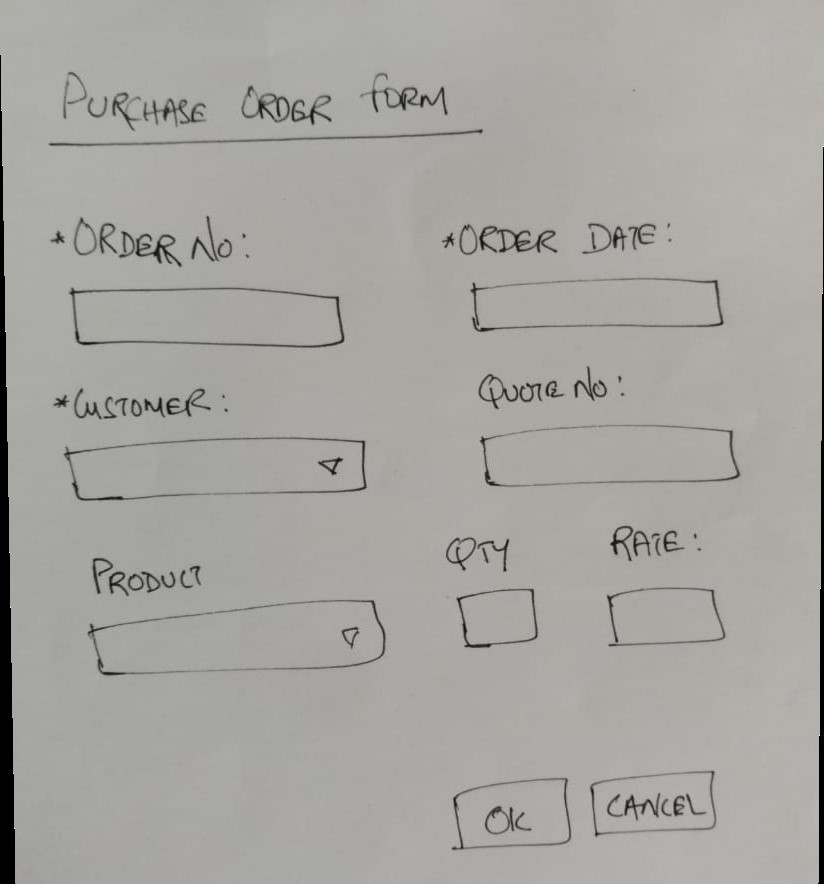
#> input picture mod_img.jpg, 824 x 884 px
$ jupyter execute text_boxes_and_drop_down-1.ipynb   (older library calls are emulated)
#> lines starting #> are read from the running program, lines starting #| are printed output that depends on the picture; after the words box and inside, x2 and y2 are one past the last pixel; in counts of white or black regions, pixels touching at a corner belong together
[cell 1]
import cv2
import numpy as np

[cell 2]
img = cv2.imread("mod_img.jpg")
#> img is the input picture: shape (884, 824, 3); mean B, G, R 160.9, 165.4, 166.8
img3 = np.copy(img)
img2 = img
grey = cv2.cvtColor(img, cv2.COLOR_BGR2GRAY)
grey = cv2.GaussianBlur(grey,(17,17), 0)
th = cv2.adaptiveThreshold(grey,255,cv2.ADAPTIVE_THRESH_GAUSSIAN_C,\
            cv2.THRESH_BINARY,23,2)
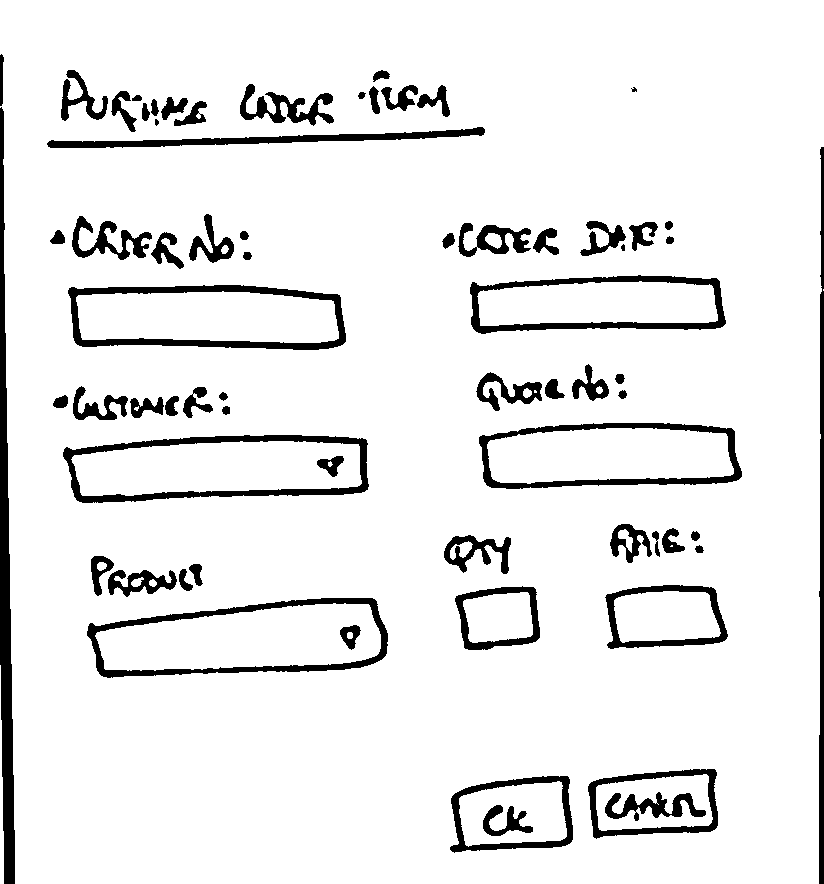
#> th: shape (884, 824); 91.8% white; 68 black regions (1 under 20 px), largest, box (x1, y1, x2, y2) and area: (0, 107, 15, 884) 6196, (63, 435, 369, 503) 4202, (68, 285, 346, 350) 4067
kernel = np.ones((1,5),np.uint8)

th = 255 - th

nlabels, labels, stats, centroids = cv2.connectedComponentsWithStats(th, None, None, None, 4, cv2.CV_32S)
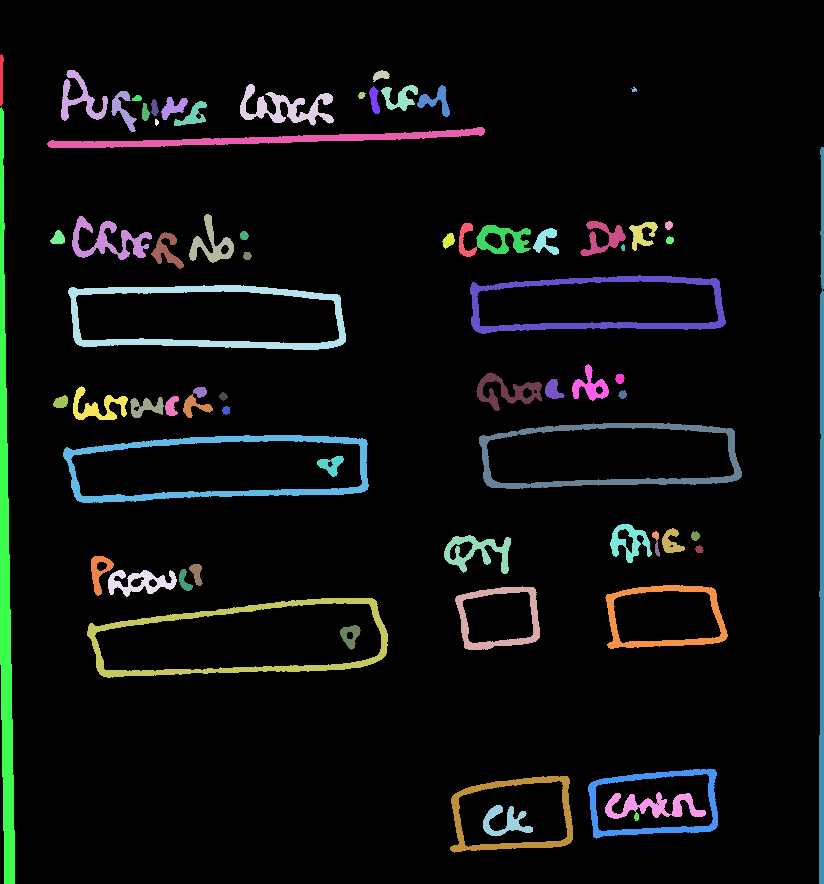
#> labels: shape (884, 824) int32; 75 distinct labels, from 0 to 74; one colour per label, 0 black
#> nlabels = 75; stats = 75 rows, first 6: [0, 0, 824, 884, 668446], [0, 54, 4, 52, 157], [61, 70, 47, 51, 836], [373, 70, 17, 12, 122], [240, 84, 94, 42, 1484], [381, 85, 37, 26, 457]; centroids = 75 pairs, first value 1.05 to 821.4, second value 75.01 to 821.1
areas = stats[1:,cv2.CC_STAT_AREA]
#> areas = 74 values, max 6196 at index 16, min 1 at index 8, mean 810.4
result = np.zeros((labels.shape), np.uint8)
for i in range(0, nlabels - 1):
    if areas[i] >= 210:   #keep
        result[labels == i + 1] = 255
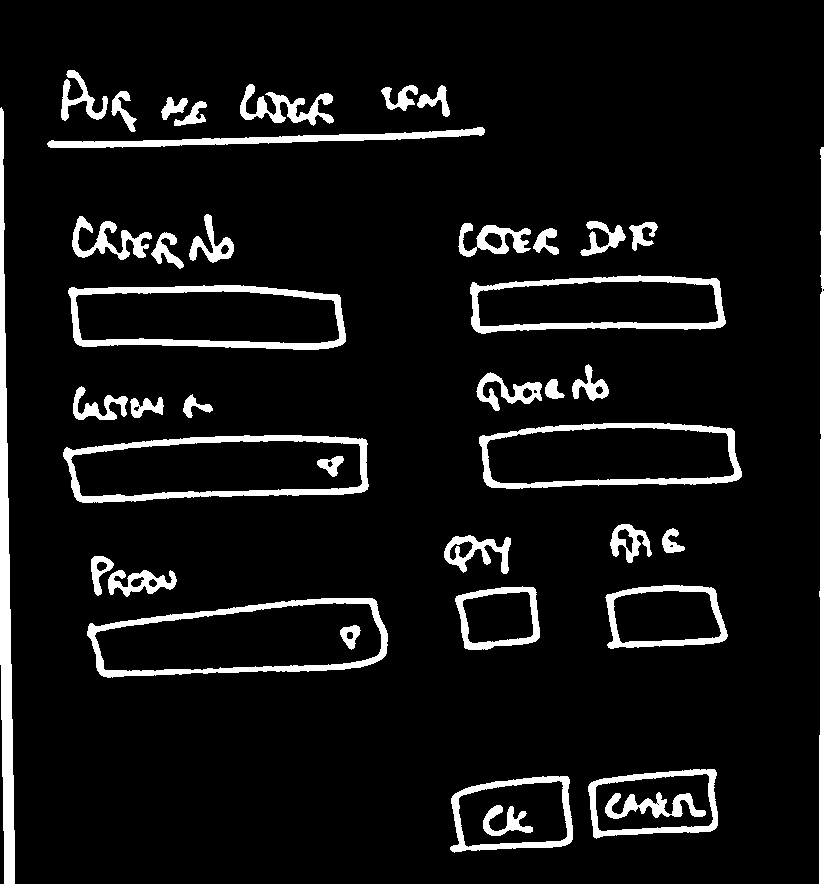
#> result: shape (884, 824); 7.9% white; 41 white regions, largest, box (x1, y1, x2, y2) and area: (0, 107, 15, 884) 6196, (63, 435, 369, 503) 4202, (68, 285, 346, 350) 4067

#cv2.imshow("Binary", binary_map)
result = 255-result
#> result: shape (884, 824); 92.1% white; 41 black regions


cv2.imwrite("inter1.jpg", result)
#> Out = True

[cell 3]
contours, hierarchy = cv2.findContours(result, cv2.RETR_TREE, cv2.CHAIN_APPROX_SIMPLE)
#> contours = 66 contours, 5 with area under 20; largest, box (x1, y1, x2, y2) and area: (0, 0, 824, 884) 717019, (86, 597, 389, 679) 18949, (62, 434, 370, 504) 17780, (67, 284, 347, 351) 16369, (478, 422, 743, 490) 15391
contours_poly = [None]*len(contours)
#> contours_poly = 66 items
boundRect = [None]*len(contours)
#> boundRect = 66 items
centroid = set()


#end
for i, c in enumerate(contours):
        contours_poly[i] = cv2.approxPolyDP(c, 3, True)
        boundRect[i] = cv2.boundingRect(contours_poly[i])
#> this loop made 66 passes
#> c on passes 2, 26: [[823, 289], [823, 290]], [[671, 545], [670, 546], [672, 546], [672, 545]]
#> after the loop, boundRect = 66 items, first 6: (0, 665, 4, 219), (823, 289, 1, 1), (0, 0, 824, 884), (449, 775, 125, 79), (459, 782, 106, 63), (482, 804, 52, 33); contours_poly = 66 contours, 8 with area under 20; largest, box (x1, y1, x2, y2) and area: (0, 0, 824, 884) 716778, (86, 597, 389, 679) 18858, (62, 436, 370, 504) 17422, (67, 284, 347, 351) 16487, (478, 422, 743, 489) 15326


#remove smaller boxes
i = 0
others = list()
while i<len(boundRect):
    if boundRect[i][2] > 25 and boundRect[i][3] > 25:
        i += 1
    else:
        temp = boundRect[i]
        boundRect.remove(boundRect[i])
        if temp[2] >5 and temp[3] >5 :
            others.append(temp)
#> this loop made 66 passes
#> temp on passes 1, 2, 12, 13, 19, 20, 21, 22, 24, 25, 26, 28: (0, 665, 4, 219), (823, 289, 1, 1), (339, 624, 23, 27), (347, 632, 6, 7), (149, 579, 8, 8), (131, 578, 13, 9), (90, 555, 25, 42), (97, 562, 10, 9), (450, 544, 23, 14), (661, 529, 23, 23), (672, 545, 1, 1), (618, 529, 15, 24)
#> after the loop, boundRect = 40 items, first 6: (0, 0, 824, 884), (449, 775, 125, 79), (459, 782, 106, 63), (482, 804, 52, 33), (587, 770, 132, 70), (598, 776, 115, 55); i = 40; others = 19 items, first 6: (339, 624, 23, 27), (347, 632, 6, 7), (149, 579, 8, 8), (131, 578, 13, 9), (90, 555, 25, 42), (97, 562, 10, 9)

boundRect.sort(key = lambda x:x[0])


i = 0

while i < len(boundRect):
    centroid = (boundRect[i][0] + boundRect[i][2]/2, boundRect[i][1] + boundRect[i][3]/2)
    j = i+1
    while j < len(boundRect):
        if abs(boundRect[j][0]+boundRect[j][2]/2 -centroid[0])<5 and abs(boundRect[j][1]+boundRect[j][3]/2 -centroid[1])<5:
            boundRect.remove(boundRect[j])
            break
        else:
                j+=1
    i += 1
#> this loop made 31 passes
#> centroid on passes 1 to 12: (412, 442), (84.5, 94.5), (216, 470), (207, 317.5), (112, 238), (100.5, 403), (237.5, 638), (142.5, 583.5), (124.5, 111.5), (167, 250.5), (198, 406), (211.5, 238.5)
#> after the loop, boundRect = 31 items, first 6: (0, 0, 824, 884), (61, 69, 47, 51), (62, 436, 308, 68), (67, 284, 280, 67), (71, 215, 82, 46), (72, 385, 57, 36); i = 31

for i in boundRect:
    if i[2]==img3.shape[1] and i[3]==img3.shape[0]:
        boundRect.remove(i)
        break
#> this loop made 1 pass
#> after the loop, boundRect = 30 items, first 6: (61, 69, 47, 51), (62, 436, 308, 68), (67, 284, 280, 67), (71, 215, 82, 46), (72, 385, 57, 36), (86, 597, 303, 82)
print(boundRect)
#> (printed output is left out)

[cell 4]
dropdown = set()
triangles = set()

m = np.mean(img2) +5
#> m = 169.4

for small in others:
    x, y, w, h = small[0:]
    for i in range(len(boundRect)):
        x1, y1, w1, h1 = boundRect[i][0:]
        if x >= x1+w1-h1 and x+w <= x1+w1 and y >= y1 and y+h <= y1+h1:
            cv2.rectangle(img2, (x1,y1), (x1+w1, y1+h1), (255,0,0), 2)
            for j in range(x-5, x+w+5):
                for i in range(y-5, y+h+5):
                    img2[i,j] = m
            for j in range(x1-5, x1+w1+5):
                for i in range(y1-5, y1+h1+5):
                    img2[i,j] = m
            dropdown.add((x1,y1,w1,h1))
            triangles.add((x,y,w,h))
            break
#> this loop made 19 passes
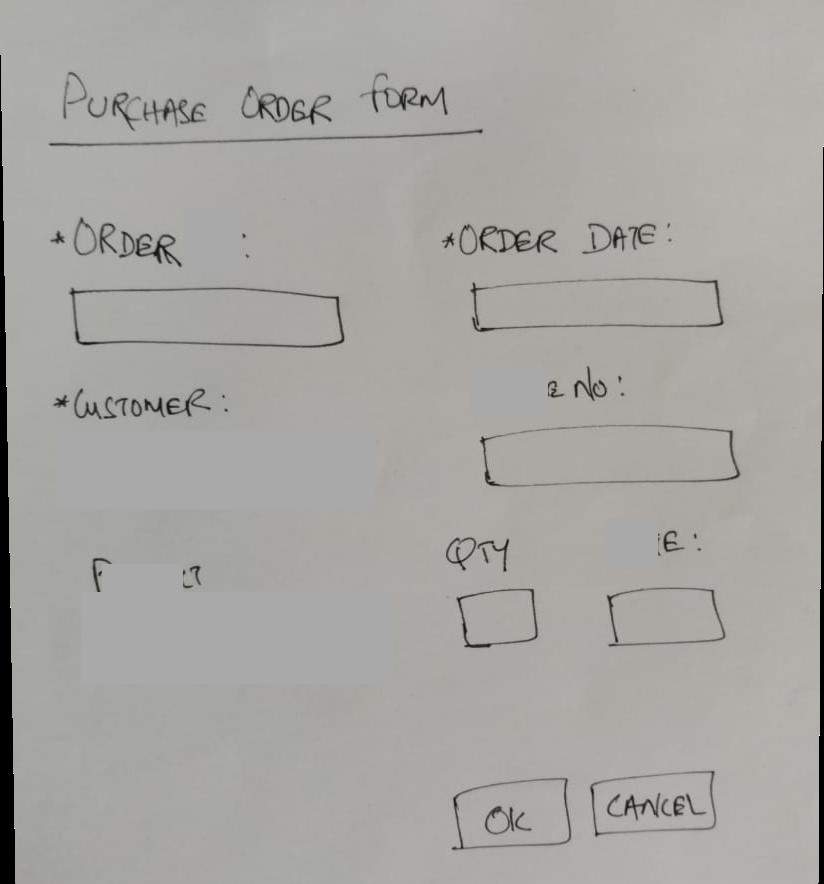
#> img2: shape (884, 824, 3); 9.05% of pixels changed, all inside (x1, y1, x2, y2) = (57, 208, 658, 684)
#> after the loop, dropdown = 6 items; triangles = 7 items

for j in boundRect:
    if j in dropdown:
        boundRect.remove(j)
#> this loop made 25 passes
#> j on passes 1 to 12: (61, 69, 47, 51), (62, 436, 308, 68), (71, 215, 82, 46), (72, 385, 57, 36), (86, 597, 303, 82), (111, 90, 27, 43), (150, 231, 34, 39), (182, 393, 32, 26), (189, 213, 45, 51), (380, 84, 39, 28), (419, 85, 32, 31), (444, 534, 66, 41)
#> after the loop, boundRect = 25 items, first 6: (61, 69, 47, 51), (67, 284, 280, 67), (71, 215, 82, 46), (72, 385, 57, 36), (107, 569, 71, 29), (111, 90, 27, 43)

#sorting the rectangle as per their height and width
boundRect.sort(key = lambda x:x[2])


#identifying date fields that are indented six boxes with a bigger box

date_fields={}

for i in range(len(boundRect)):
    x1,y1,w1,h1=boundRect[i][0:]
    date_fields[(x1,y1,w1,h1)]=[]
#> this loop made 25 passes
#> (x1, y1, w1, h1) on passes 1 to 12: (111, 90, 27, 43), (532, 227, 28, 29), (628, 221, 31, 31), (182, 393, 32, 26), (419, 85, 32, 31), (150, 231, 34, 39), (573, 364, 35, 38), (380, 84, 39, 28), (61, 69, 47, 51), (579, 221, 48, 36), (482, 804, 52, 33), (72, 385, 57, 36)
#> after the loop, date_fields = 25 items

for i in range(len(boundRect)):
    x1,y1,w1,h1=boundRect[i][0:]
    for big_box in date_fields:
            x2,y2,w2,h2=big_box[0:]
            if y1>y2 and x1>x2 and y1+h1 < y2+h2 and x1+w1 < x2+w2:
                date_fields[big_box].append((x1,y1,w1,h1))
                break


inner_fields=set()
Date = set()

#marking date_fields and the individual boxes

for c in date_fields:
    if(len(date_fields[c]) >= 3):
        boundRect.remove(c)
        Date.add(c)
        for i in range(len(date_fields[c])):
            boundRect.remove(date_fields[c][i])
            inner_fields.add(date_fields[c][i])
        x1, y1, w1, h1 = c[:]
        for j in range(x1-5, x1+w1+5):
                for i in range(y1-5, y1+h1+5):
                    img2[i,j] = m
#> this loop made 25 passes
#> after the loop, Date = 0 items; boundRect = 25 items, first 6: (111, 90, 27, 43), (532, 227, 28, 29), (628, 221, 31, 31), (182, 393, 32, 26), (419, 85, 32, 31), (150, 231, 34, 39); inner_fields = 0 items


for c in inner_fields:
    x1, y1, w1, h1 = c[:]
    for j in range(x1-5, x1+w1+5):
                for i in range(y1-5, y1+h1+5):
                    img2[i,j] = m
#> this loop made 0 passes

TextBoxes = set()
for c in boundRect:
        x1, y1, w1, h1 = c[:]
        TextBoxes.add(c)
        for j in range(x1-5, x1+w1+5):
            for i in range(y1-5, y1+h1+5):
                    img2[i,j] = m
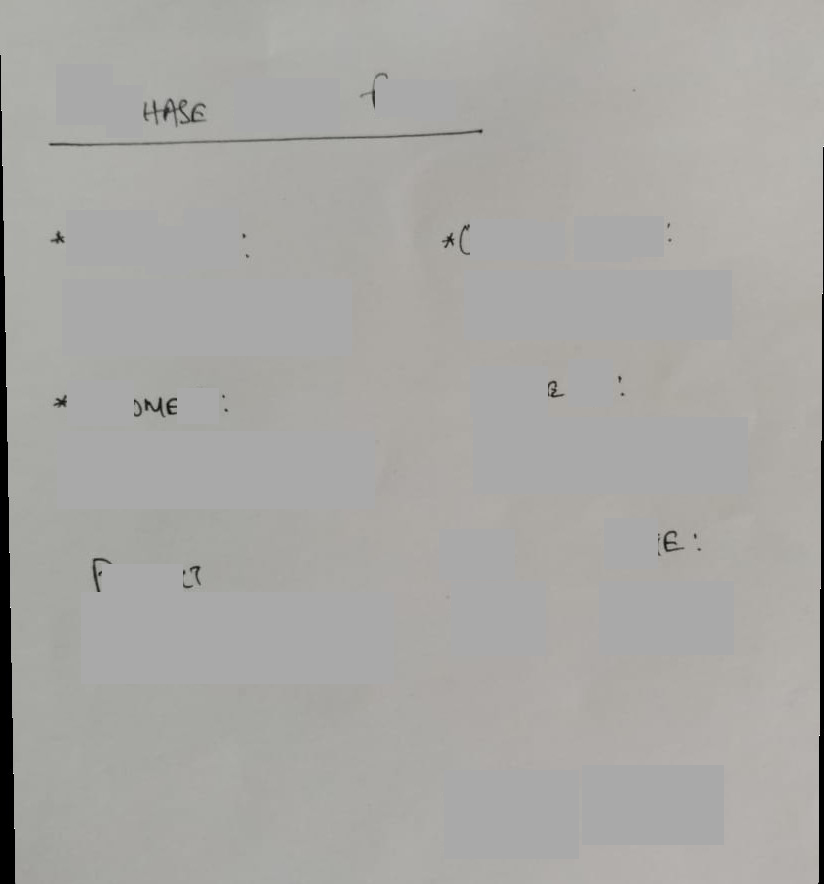
#> img2: shape (884, 824, 3); 19.48% of pixels changed, all inside (x1, y1, x2, y2) = (56, 64, 748, 859)
#> after the loop, TextBoxes = 25 items

print("DATE-FIELDS: ",Date)
#| DATE-FIELDS:  set()
print("TEXT-BOXES: ",TextBoxes)
#> (printed output is left out)
print("INNER BOXES: ",inner_fields)
#| INNER BOXES:  set()
print("DROP-DOWN MENUS: ",dropdown)
#| DROP-DOWN MENUS:  {(475, 371, 68, 41), (189, 213, 45, 51), (609, 523, 44, 41), (86, 597, 303, 82), (107, 569, 71, 29), (62, 436, 308, 68)}
print("TRIANLGLES: ",triangles)
#| TRIANLGLES:  {(347, 632, 6, 7), (149, 579, 8, 8), (316, 455, 29, 23), (618, 529, 15, 24), (523, 388, 9, 10), (222, 245, 6, 9), (339, 624, 23, 27)}
cv2.imwrite("inter4.jpg", img2)
#> Out = True

[cell 5]
img3 = img2
Sectionlines = set()
print(img3.shape)
#| (884, 824, 3)
img3 = cv2.cvtColor(img3, cv2.COLOR_BGR2GRAY) #put input image here
img3 = 255-img3
print(img3.shape)
#| (884, 824)
_, img3 = cv2.threshold(img3,120,255,cv2.THRESH_BINARY)
#> img3: shape (884, 824); 1.7% white; 33 white regions (14 under 20 px), largest, box (x1, y1, x2, y2) and area: (0, 55, 16, 884) 6632, (818, 147, 824, 884) 2216, (49, 129, 483, 146) 966
kernel = cv2.getStructuringElement(cv2.MORPH_RECT, (5,1))
#> kernel = [[1, 1, 1, 1, 1]]
img3 = cv2.dilate(img3, kernel, iterations = 5)
#> img3: shape (884, 824); 4.8% white; 23 white regions
contours, h = cv2.findContours(img3, cv2.RETR_TREE, cv2.CHAIN_APPROX_SIMPLE)
#> contours = 23 contours; largest, box (x1, y1, x2, y2) and area: (0, 55, 26, 884) 14076, (808, 147, 824, 884) 8836, (133, 98, 216, 127) 1770, (124, 397, 187, 418) 1030, (39, 129, 493, 146) 906; h = 23 rows, first 6: [1, -1, -1, -1], [2, 0, -1, -1], [3, 1, -1, -1], [4, 2, -1, -1], [5, 3, -1, -1], [6, 4, -1, -1]
for c in contours:
    x,y,w,h = cv2.boundingRect(c)
    if w>10 and h>2:
        cv2.rectangle(img2,(x,y),(x+w, y+h), (125,125,0), 2)
        Sectionlines.add((x,y,w,h))
#> this loop made 23 passes
#> (x, y, w, h) on passes 1, 2, 3, 4, 5, 7, 9, 10, 11, 12, 13, 14: (173, 565, 38, 24), (82, 558, 40, 34), (648, 530, 63, 26), (214, 408, 24, 4), (124, 397, 63, 21), (43, 395, 34, 13), (538, 380, 37, 18), (608, 376, 24, 7), (236, 254, 23, 4), (658, 239, 23, 3), (232, 233, 24, 5), (41, 231, 34, 13)
#> (c, x, y, w, h) on passes 6, 8, 21: ([[212, 395], [212, 397], [234, 397], [234, 395]], 212, 395, 23, 3), ([[611, 393], [611, 395], [633, 395], [633, 393]], 611, 393, 23, 3), ([[364, 80], [364, 83], [384, 83], [384, 80]], 364, 80, 21, 4)
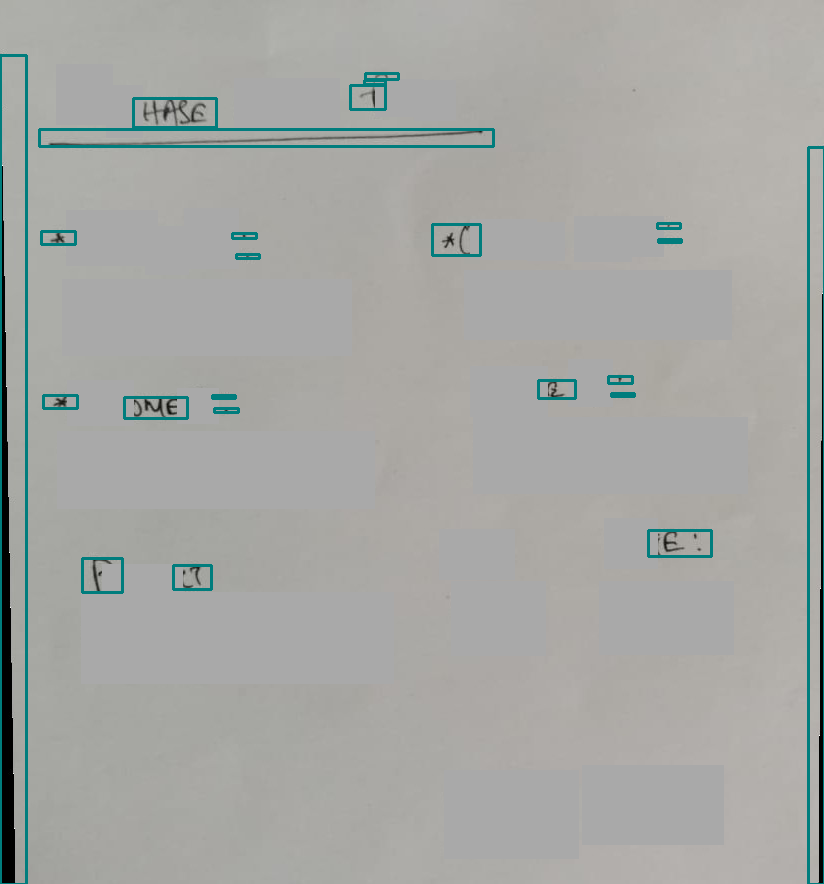
#> img2: shape (884, 824, 3); 2.17% of pixels changed, all inside (x1, y1, x2, y2) = (0, 54, 824, 884)
#> after the loop, Sectionlines = 23 items
print("SECTION-LINES: ",Sectionlines)
#> (printed output is left out)
cv2.imshow("Image", img2)
cv2.waitKey(0)
#> Out = 27
